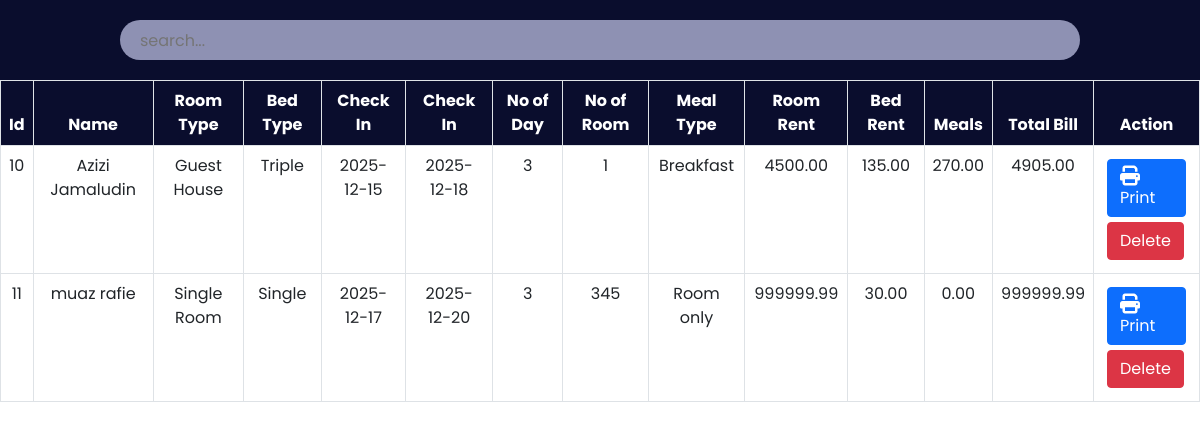
Screenshot of /admin/payment.php with the database file from the repository.
### tables this page shows
CREATE TABLE `payment` (
  `id` int(30) NOT NULL,
  `Name` varchar(30) NOT NULL,
  `Email` varchar(30) NOT NULL,
  `RoomType` varchar(30) NOT NULL,
  `Bed` varchar(30) NOT NULL,
  `NoofRoom` int(30) NOT NULL,
  `cin` date NOT NULL,
  `cout` date NOT NULL,
  `noofdays` int(30) NOT NULL,
  `roomtotal` double(8,2) NOT NULL,
  `bedtotal` double(8,2) NOT NULL,
  `meal` varchar(30) NOT NULL,
  `mealtotal` double(8,2) NOT NULL,
  `finaltotal` double(8,2) NOT NULL
);

### admin/payment.php (the view, shortened to what this page needs)
<?php
    include '../config.php';
?>
<!DOCTYPE html>
<html lang="en">
<head>
    <link href="https://cdn.jsdelivr.net/npm/bootstrap@5.0.2/dist/css/bootstrap.min.css" rel="stylesheet">
    <link rel="stylesheet" href="https://cdnjs.cloudflare.com/ajax/libs/font-awesome/6.2.0/css/all.min.css"/>
	<link rel="stylesheet" href="css/roombook.css">
</head>
<body>
	<div class="searchsection">
        <input type="text" name="search_bar" id="search_bar" placeholder="search..." onkeyup="searchFun()">
    </div>
    <div class="roombooktable" class="table-responsive-xl">
        <?php
            $paymanttablesql = "SELECT * FROM payment";
            $paymantresult = mysqli_query($conn, $paymanttablesql);
        ?>
        <table class="table table-bordered" id="table-data">
            <thead>
                <tr>
                    <th scope="col">Id</th>
                    <th scope="col">Name</th>
                    <th scope="col">Room Type</th>
                    <th scope="col">Bed Type</th>
                    <th scope="col">Check In</th>
                    <th scope="col">Check In</th>
					<th scope="col">No of Day</th>
                    <th scope="col">No of Room</th>
					<th scope="col">Meal Type</th>
                    <th scope="col">Room Rent</th>
                    <th scope="col">Bed Rent</th>
                    <th scope="col">Meals</th>
					<th scope="col">Total Bill</th>
                    <th scope="col">Action</th>
                </tr>
            </thead>
            <tbody>
            <?php
            while ($res = mysqli_fetch_array($paymantresult)) {
            ?>
                <tr>
                    <td><?php echo $res['id'] ?></td>
                    <td><?php echo $res['Name'] ?></td>
                    <td><?php echo $res['RoomType'] ?></td>
                    <td><?php echo $res['Bed'] ?></td>
					<td><?php echo $res['cin'] ?></td>
                    <td><?php echo $res['cout'] ?></td>
					<td><?php echo $res['noofdays'] ?></td>
                    <td><?php echo $res['NoofRoom'] ?></td>
                    <td><?php echo $res['meal'] ?></td>
                    <td><?php echo $res['roomtotal'] ?></td>
					<td><?php echo $res['bedtotal'] ?></td>
					<td><?php echo $res['mealtotal'] ?></td>
					<td><?php echo $res['finaltotal'] ?></td>
                    <td class="action">
                        <a href="invoiceprint.php?id= <?php echo $res['id']?>"><button class="btn btn-primary"><i class="fa-solid fa-print"></i>Print</button></a>
						<a href="paymantdelete.php?id=<?php echo $res['id']?>"><button class="btn btn-danger">Delete</button></a>
                    </td>
                </tr>
            <?php
            }
            ?>
            </tbody>
        </table>
    </div>
</body>
</html>

### admin/css/roombook.css (style rules this page uses)
:root { --bg-text-shadow: 0 2px 4px rgb(13 0 77 / 8%), 0 3px 6px rgb(13 0 77 / 8%), 0 8px 16px rgb(13 0 77 / 8%); --bg-box-shadow: 0px 0px 20px 6px rgba(26, 30, 164, 0.31); }
body { background-color: #ffff; }
* { margin: 0; padding: 0; font-family: 'Poppins', sans-serif; }
i { font-size: 20px; }
.searchsection { height: 80px; width: 100%; display: flex; justify-content: space-evenly; align-items: center; background-color: #0a0d2d; position: fixed; z-index: 500; }
#search_bar { height: 40px; width: 80%; border: none; background-color: rgba(195, 198, 233, 0.714); padding-left: 20px; border-radius: 30px; }
a { color: black; }
.roombooktable { position: absolute; color: #0a0d2d; margin-top: 80px; width: 100%; height: 100vh; padding-bottom: 900px; }
.roombooktable thead { background-color: #0a0d2d; color: white; text-align: center; }
.roombooktable tbody { text-align: center; }
.action a { text-decoration: none; }
.action button { display: flex; flex-wrap: wrap; margin: 5px; }

### rows the page displays
payment: id "10", Name "Azizi Jamaludin", RoomType "Guest House", Bed "Triple", cin "2025-12-15", cout "2025-12-18", noofdays "3", NoofRoom "1", meal "Breakfast", roomtotal "4500.00", bedtotal "135.00", mealtotal "270.00", finaltotal "4905.00"
payment: id "11", Name "muaz rafie", RoomType "Single Room", Bed "Single", cin "2025-12-17", cout "2025-12-20", noofdays "3", NoofRoom "345", meal "Room only", roomtotal "999999.99", bedtotal "30.00", mealtotal "0.00", finaltotal "999999.99"
